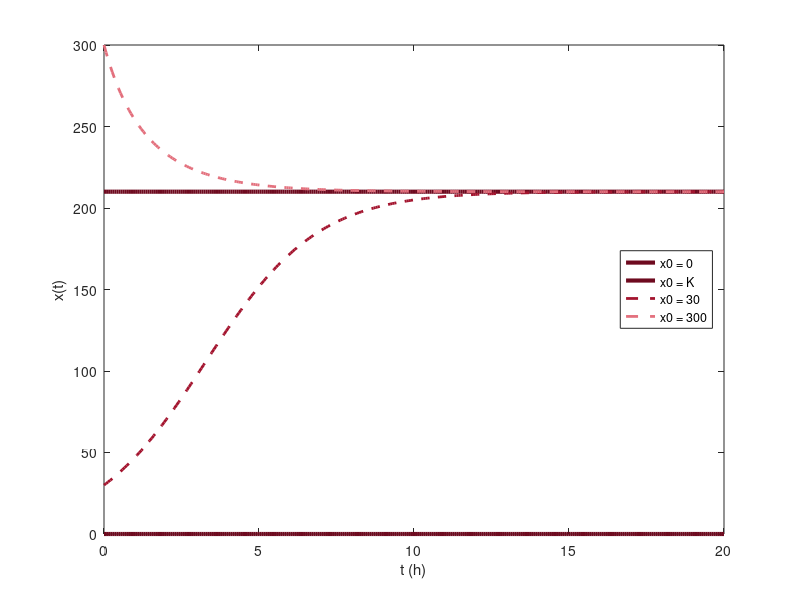

The MATLAB script that drew this image:
% Abb. 3.15: Lösungen des logistischen Modells zu verschiedenen Startwerten (Buch, Abschnitt 3.3)
% r = 0.55, K = 210; die stationären Lösungen x = 0 und x = K werden von keiner anderen Lösung erreicht oder überquert
% (c) 2026 Philipp Kügler · Programm zum Buch „Dynamische Systeme in den Lebenswissenschaften“ · MIT-Lizenz (siehe LICENSE)
r = 0.55; K = 210;
x = @(t, x0) x0 * K ./ (x0 + (K - x0) * exp(-r * t));
t = linspace(0, 20, 300);
plot(t, 0 * t, 'Color', [0.43 0.04 0.12], 'LineWidth', 3); hold on
plot(t, 0 * t + K, 'Color', [0.43 0.04 0.12], 'LineWidth', 3);
plot(t, x(t, 30), '--', 'Color', [0.64 0.08 0.18], 'LineWidth', 2);
plot(t, x(t, 300), '--', 'Color', [0.89 0.44 0.49], 'LineWidth', 2); hold off
for x0 = [30 300]
    fprintf('x0 = %d: x(20) = %.3f,  Abstand zu K: %.3f\n', x0, x(20, x0), abs(x(20, x0) - K));
end
xlabel('t (h)'); ylabel('x(t)'); legend('x0 = 0', 'x0 = K', 'x0 = 30', 'x0 = 300', 'Location', 'east');
